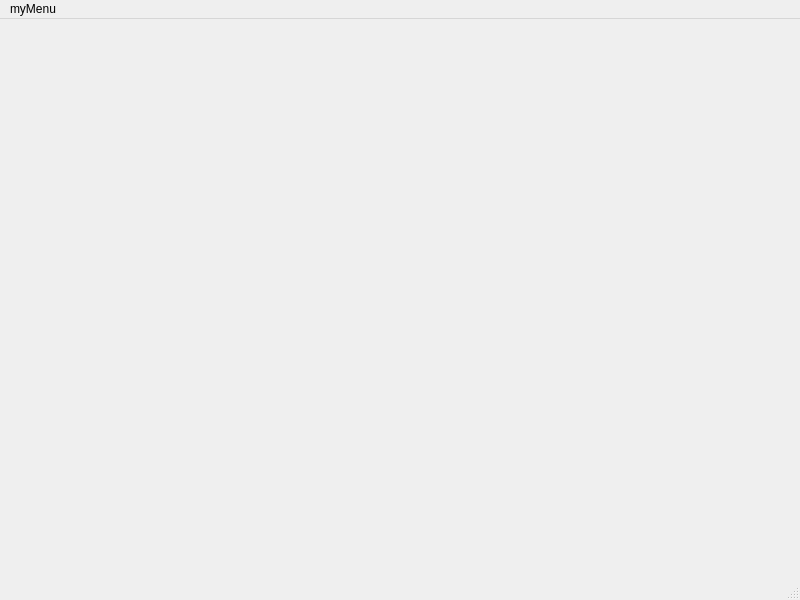
<?xml version="1.0" encoding="UTF-8"?>
<ui version="4.0">
 <class>MainWindow</class>
 <widget class="QMainWindow" name="MainWindow">
  <property name="geometry">
   <rect>
    <x>0</x>
    <y>0</y>
    <width>800</width>
    <height>600</height>
   </rect>
  </property>
  <property name="windowTitle">
   <string>MainWindow</string>
  </property>
  <widget class="QWidget" name="centralwidget"/>
  <widget class="QMenuBar" name="menubar">
   <property name="geometry">
    <rect>
     <x>0</x>
     <y>0</y>
     <width>800</width>
     <height>21</height>
    </rect>
   </property>
   <widget class="QMenu" name="menumyMenu">
    <property name="title">
     <string>myMenu</string>
    </property>
    <addaction name="separator"/>
    <addaction name="actionsetSpeed"/>
   </widget>
   <addaction name="menumyMenu"/>
  </widget>
  <widget class="QStatusBar" name="statusbar"/>
  <action name="actionsetSpeed">
   <property name="text">
    <string>setSpeed</string>
   </property>
  </action>
 </widget>
 <resources/>
 <connections/>
</ui>
